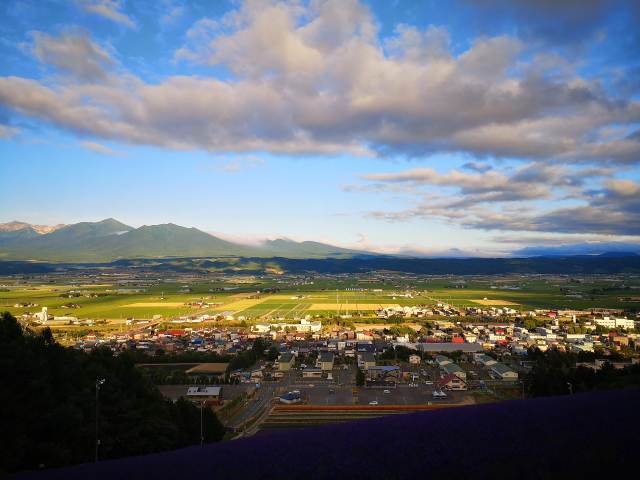
#> input picture C15_NumPy/pictures/IMG_20190722_180244.jpg, 1280 x 960 px (shown at 1/2 size); its folder holds 4 pictures in this run
$ python demo.py
#> lines starting #> are read from the running program, lines starting #| are printed output that depends on the picture
import glob
import numpy as np
from cv2 import imread, imwrite   #opencv-python

imgs, heights, widths = [],[],[]
for f in glob.glob("pictures/*.jpg"):
    img = imread(f,-1)
#> img is the input picture: shape (960, 1280, 3); mean B, G, R 120.5, 113.8, 106.8
    print("original: ", img.shape)
#| original:  (960, 1280, 3)
    h,w = img.shape[:2]
#> h = 960; w = 1280
    heights.append(h)
    widths.append(w)
    imgs.append(img)

minHeight = min(heights)
minWidth = min(widths)
for i,x in enumerate(imgs):
    imgs[i] = x[:minHeight:3,:minWidth:3]
    print("thumbnail:", imgs[i].shape)

img0 = np.concatenate(imgs[:3],1)
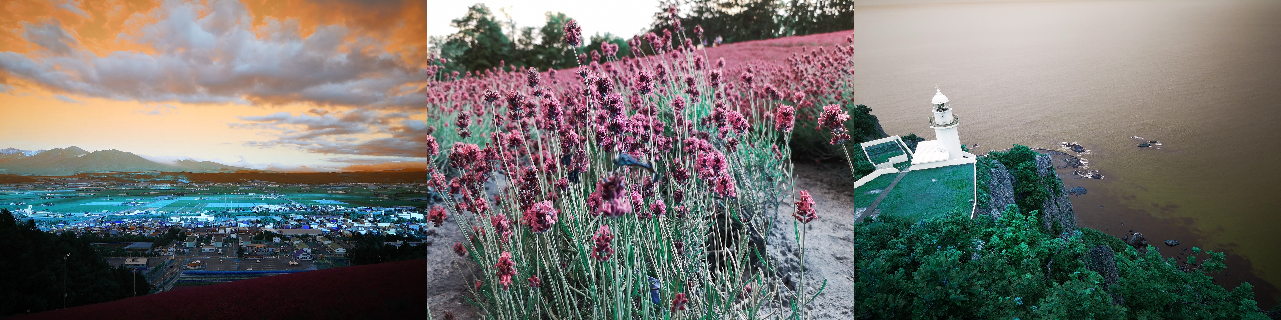
#> img0: shape (320, 1281, 3); mean of channels 0, 1, 2 114.7, 113.2, 109.4; drawn as R, G, B
img1 = np.concatenate(imgs[3:6],1)
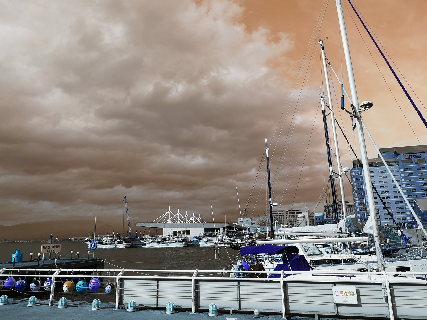
#> img1: shape (320, 427, 3); mean of channels 0, 1, 2 145.9, 136.7, 129.5; drawn as R, G, B
#> (the run stopped early here; a loop or call above may not have finished)
